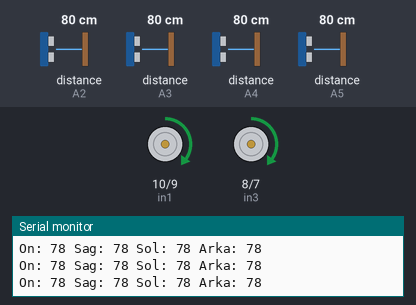
This sketch was run on a simulated Arduino Uno, built with avr-gcc and run on an emulated ATmega328P. Shown: motor-driver pin pairs drawn as motors (green arrow = first pin HIGH = forward, orange = second pin HIGH = backward, longer = more drive, scaled by the enable pin), the last lines printed to the serial monitor. Wiring (inferred from the names in the program): 4 × ultrasonic range finder: trigger pin 2, echo A2 / trigger pin 4, echo A4 / trigger pin 12, echo A3 / trigger pin 13, echo A5. The test bench sets the inputs (shaded band); at power-on: distance to the obstacle (sensors on A2, A5, A3, A4) 80 cm. The echo pulse lasts 58.3 µs per cm.

Above: at 1.2 s.
1.3 s: distance to the obstacle (sensor on A2) set to 24 cm
4.3 s: distance to the obstacle (sensor on A2) set to 20 cm
At 5.3 s:
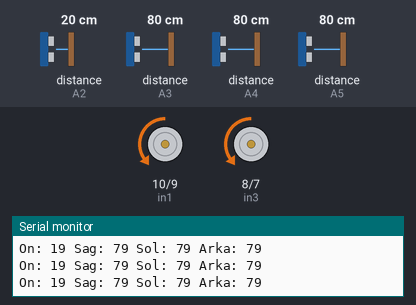
6.0 s: distance to the obstacle (sensor on A5) set to 23 cm
9.0 s: distance to the obstacle (sensor on A5) set to 19 cm
At 11.8 s:
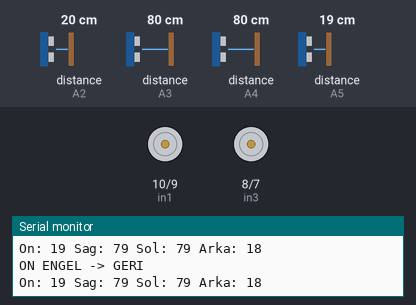
15.0 s: distance to the obstacle (sensor on A3) set to 120 cm
Timing chart, 0 to 19.0 s (numbered marks = the images above; inputs shaded):
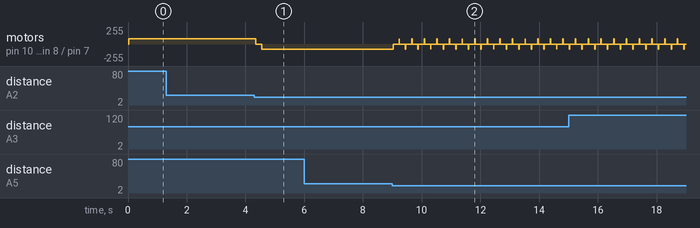

Measured:
- the behaviour switches between 22 and 21 cm on distance to the obstacle (sensor on A2) (found by bisection; images 0 and 1)
- the behaviour switches between 22 and 21 cm on distance to the obstacle (sensor on A5) (found by bisection; images 1 and 2)
- after the input at 4.3 s, motor on pin 10 (in1) / pin 9 (in2), motor on pin 8 (in3) / pin 7 (in4): forward 80/255 → stopped after 0.05 s, → backward 80/255 0.20 s later
- after the input at 9.0 s, motor on pin 10 (in1) / pin 9 (in2), motor on pin 8 (in3) / pin 7 (in4): backward 80/255 → stopped at once, then repeats every 0.43 s: forward 80/255 0.01 s, stopped 0.20 s, backward 80/255 0.01 s, stopped 0.20 s

The sketch:

version_dumduz.ino
```cpp
// --- TRIG PİNLERİ ---
const int trigOn = 2;
const int trigSag = 12;
const int trigSol = 4;
const int trigArka = 13;

// --- ECHO PİNLERİ ---
const int echoOn = A2;
const int echoSag = A3;
const int echoSol = A4;
const int echoArka = A5;

// --- MOTOR PİNLERİ ---
const int enA = 11;  // Sağ motor
const int in1 = 10;
const int in2 = 9;

const int enB = 6;   // Sol motor
const int in3 = 8;
const int in4 = 7;

// --- HIZLAR ---
int hiz = 80;
int hizDonus = 120;

bool ileriDurum = true;

void setup() {

  pinMode(trigOn, OUTPUT);
  pinMode(trigSag, OUTPUT);
  pinMode(trigSol, OUTPUT);
  pinMode(trigArka, OUTPUT);

  pinMode(echoOn, INPUT);
  pinMode(echoSag, INPUT);
  pinMode(echoSol, INPUT);
  pinMode(echoArka, INPUT);

  pinMode(enA, OUTPUT);
  pinMode(in1, OUTPUT);
  pinMode(in2, OUTPUT);

  pinMode(enB, OUTPUT);
  pinMode(in3, OUTPUT);
  pinMode(in4, OUTPUT);

  Serial.begin(9600);
}

// =======================
// MESAFE ÖLÇÜM
// =======================

int mesafeOlc(int trigPin, int echoPin) {

  long sure;

  digitalWrite(trigPin, LOW);
  delayMicroseconds(5);

  digitalWrite(trigPin, HIGH);
  delayMicroseconds(10);

  digitalWrite(trigPin, LOW);

  sure = pulseIn(echoPin, HIGH, 30000);

  if (sure == 0)
    return 0;

  return sure * 0.034 / 2;
}

// =======================
// LOOP
// =======================

void loop() {

  int on = mesafeOlc(trigOn, echoOn);
  int sag = mesafeOlc(trigSag, echoSag);
  int sol = mesafeOlc(trigSol, echoSol);
  int arka = mesafeOlc(trigArka, echoArka);

   // Sağ-sol farkı
  int fark = sol - sag;

  // --- SERIAL MONITOR ---

  Serial.print("On: ");
  Serial.print(on);

  Serial.print(" Sag: ");
  Serial.print(sag);

  Serial.print(" Sol: ");
  Serial.print(sol);

  Serial.print(" Arka: ");
  Serial.println(arka);


 if (ileriDurum) {

  // =======================
  // ÖN ENGEL HER ZAMAN ÖNCELİKLİ
  // =======================

  if (on > 0 && on <= 20) {

    dur();
    delay(200);

    geri();

    ileriDurum = false;

    Serial.println("ON ENGEL -> GERI");
  }

  // Sola fazla yakın -> sağa yönel

    else if (fark < -10) {

      sagaYonel();

      Serial.println("SOLA YAKIN -> SAGA");

      delay(30);
    }

    // Sağa fazla yakın -> sola yönel

    else if (fark > 10) {

      solaYonel();

      Serial.println("SAGA YAKIN -> SOLA");

      delay(30);
    }

    // Yol temiz -> düz git

    else {

      ileri();
    }
  }

// =======================
  // GERİ GİDERKEN
  // =======================

  else {

    // Arka engel öncelikli

    if (arka > 0 && arka <= 20) {

      dur();
      delay(200);

      ileri();

      ileriDurum = true;

      Serial.println("ARKA ENGEL -> ILERI");
    }

    // Geri giderken sola yakın

    else if (fark < -10) {

      geriSagaYonel();

      Serial.println("GERI SOLA YAKIN -> SAGA");

      delay(30);
    }

    // Geri giderken sağa yakın

    else if (fark > 10) {

      geriSolaYonel();

      Serial.println("GERI SAGA YAKIN -> SOLA");

      delay(30);
    }

    // Temiz -> geri git

    else {

      geri();
    }
  }
}

// =======================
// MOTOR FONKSİYONLARI
// =======================

// --- İLERİ ---

void ileri() {

  digitalWrite(in1, HIGH);
  digitalWrite(in2, LOW);

  digitalWrite(in3, HIGH);
  digitalWrite(in4, LOW);

  analogWrite(enA, hiz);
  analogWrite(enB, hiz);
}

// --- GERİ ---

void geri() {

  digitalWrite(in1, LOW);
  digitalWrite(in2, HIGH);

  digitalWrite(in3, LOW);
  digitalWrite(in4, HIGH);

  analogWrite(enA, hiz);
  analogWrite(enB, hiz);
}

// --- DUR ---

void dur() {

  digitalWrite(in1, LOW);
  digitalWrite(in2, LOW);

  digitalWrite(in3, LOW);
  digitalWrite(in4, LOW);

  analogWrite(enA, 0);
  analogWrite(enB, 0);
}

// =======================
// ILERI GIDERKEN DONUSLER
// =======================

// --- SAĞA YÖNEL ---
// Sağ motor yavaş
// Sol motor hızlı

void sagaYonel() {

  digitalWrite(in1, HIGH);
  digitalWrite(in2, LOW);

  digitalWrite(in3, HIGH);
  digitalWrite(in4, LOW);

  analogWrite(enA, hiz);
  analogWrite(enB, hizDonus);
}

// --- SOLA YÖNEL ---
// Sağ motor hızlı
// Sol motor yavaş

void solaYonel() {

  digitalWrite(in1, HIGH);
  digitalWrite(in2, LOW);

  digitalWrite(in3, HIGH);
  digitalWrite(in4, LOW);

  analogWrite(enA, hizDonus);
  analogWrite(enB, hiz);
}

// =======================
// GERI GIDERKEN DONUSLER
// =======================

// --- GERI GIDERKEN SAĞA YÖNEL ---

void geriSagaYonel() {

  digitalWrite(in1, LOW);
  digitalWrite(in2, HIGH);

  digitalWrite(in3, LOW);
  digitalWrite(in4, HIGH);

  analogWrite(enA, hiz);
  analogWrite(enB, hizDonus);
}

// --- GERI GIDERKEN SOLA YÖNEL ---

void geriSolaYonel() {

  digitalWrite(in1, LOW);
  digitalWrite(in2, HIGH);

  digitalWrite(in3, LOW);
  digitalWrite(in4, HIGH);

  analogWrite(enA, hizDonus);
  analogWrite(enB, hiz);
}
```
